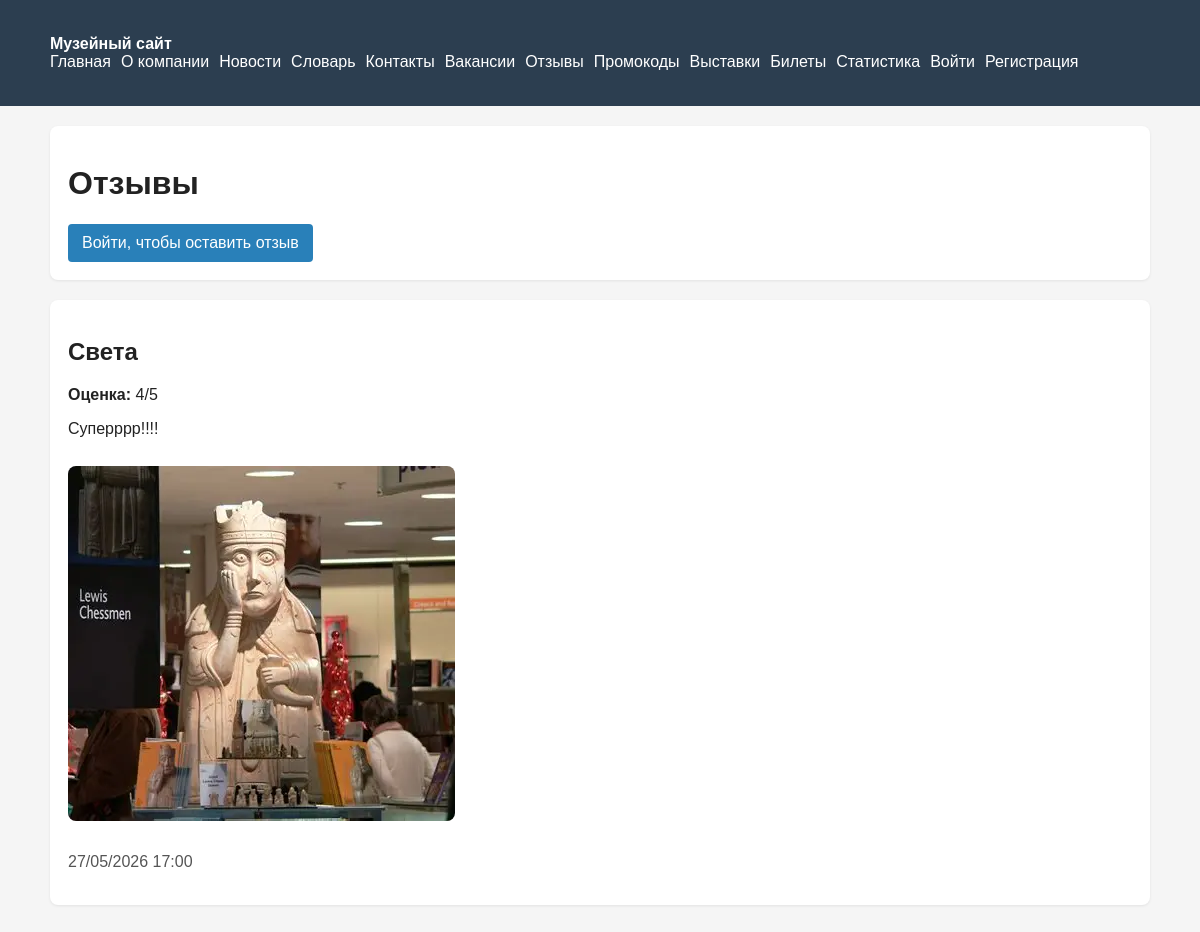
The page /reviews/ on the database as committed earlier.
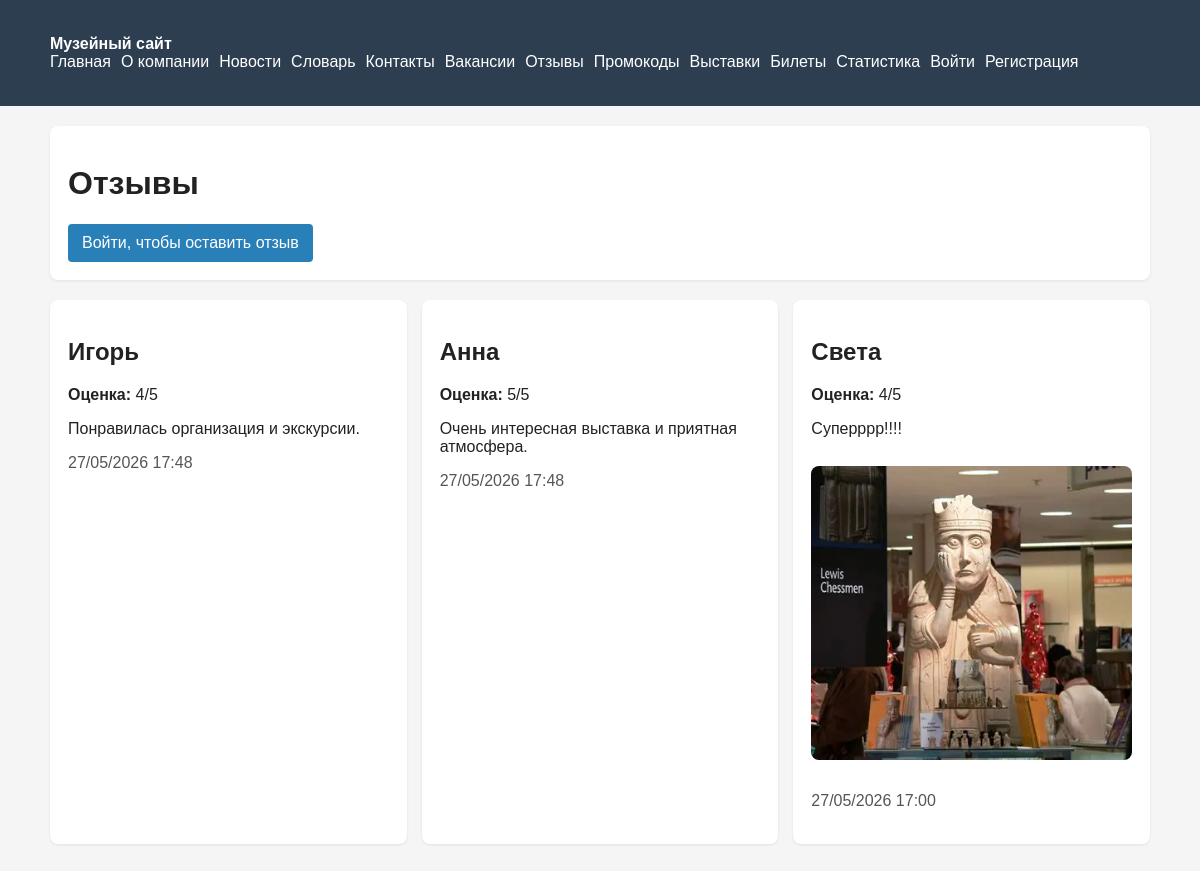
The same page on the database as committed later.
### museum/models.py (models this page shows, shortened)
class Review(models.Model):
    visitor = models.ForeignKey("Visitor", on_delete=models.SET_NULL, null=True, blank=True, related_name="reviews")
    author_name = models.CharField(max_length=120, blank=True)
    rating = models.PositiveSmallIntegerField(validators=[MinValueValidator(1), MaxValueValidator(5)])
    text = models.TextField()
    image = models.FileField(upload_to="reviews/", blank=True, null=True)
    created_at = models.DateTimeField(auto_now_add=True)

### museum/views.py (the view)
# urls.py: path("reviews/", reviews_view, name="reviews"),
def reviews_view(request):
    reviews = Review.objects.order_by("-created_at")[:20]
    return render(request, "museum/reviews.html", {"reviews": reviews})

### templates/museum/reviews.html (shortened to what this page needs)
{% extends 'base.html' %}
{% block content %}
<div class="panel">
    <h1>Отзывы</h1>
    {% if user.is_authenticated %}
        <a class="btn" href="{% url 'museum:review-create' %}">Добавить отзыв</a>
    {% else %}
        <a class="btn" href="{% url 'museum:login' %}">Войти, чтобы оставить отзыв</a>
    {% endif %}
</div>
<div class="grid">
    {% for review in reviews %}
        <div class="panel">
            <h2>{{ review.author_name|default:'Аноним' }}</h2>
            <p><strong>Оценка:</strong> {{ review.rating }}/5</p>
            <p>{{ review.text }}</p>
            {% if review.image %}
                <img src="{{ review.image.url }}" alt="Изображение отзыва" style="max-width: 100%; border-radius: 8px; margin: 12px 0;">
            {% endif %}
            <p class="muted">{{ review.created_at|date:'d/m/Y H:i' }}</p>
        </div>
    {% empty %}
        <div class="panel"><p>Отзывов пока нет.</p></div>
    {% endfor %}
</div>
{% endblock %}

Rows that differ between the two databases and show on the page:
added Review: author_name "Игорь", rating "4", text "Понравилась организация и экскурсии.", created_at "27/05/2026 17:48"
added Review: author_name "Анна", rating "5", text "Очень интересная выставка и приятная атмосфера.", created_at "27/05/2026 17:48"
